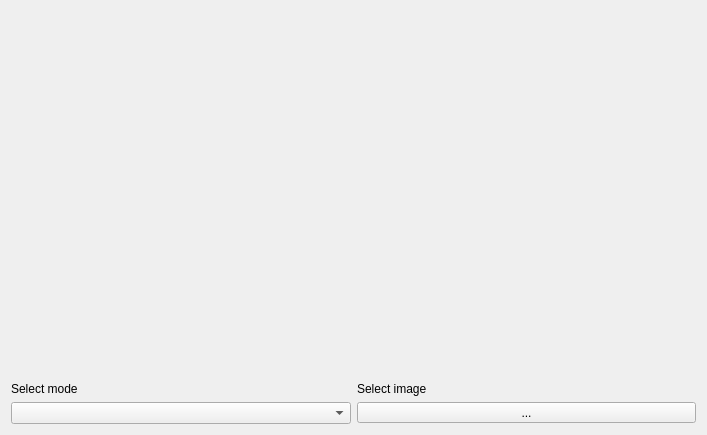
<?xml version="1.0" encoding="UTF-8"?>
<ui version="4.0">
 <class>PreviewWidgetTester</class>
 <widget class="QWidget" name="PreviewWidgetTester">
  <property name="geometry">
   <rect>
    <x>0</x>
    <y>0</y>
    <width>707</width>
    <height>435</height>
   </rect>
  </property>
  <property name="windowTitle">
   <string>Form</string>
  </property>
  <layout class="QGridLayout" name="gridLayout">
   <item row="0" column="0" colspan="2">
    <widget class="PreviewWidget" name="previewWidget" native="true">
     <property name="sizePolicy">
      <sizepolicy hsizetype="Preferred" vsizetype="Preferred">
       <horstretch>1</horstretch>
       <verstretch>0</verstretch>
      </sizepolicy>
     </property>
    </widget>
   </item>
   <item row="2" column="0">
    <widget class="QComboBox" name="comboBox">
     <property name="sizePolicy">
      <sizepolicy hsizetype="Expanding" vsizetype="Fixed">
       <horstretch>0</horstretch>
       <verstretch>0</verstretch>
      </sizepolicy>
     </property>
    </widget>
   </item>
   <item row="2" column="1">
    <widget class="QToolButton" name="toolButton">
     <property name="sizePolicy">
      <sizepolicy hsizetype="Expanding" vsizetype="Fixed">
       <horstretch>0</horstretch>
       <verstretch>0</verstretch>
      </sizepolicy>
     </property>
     <property name="text">
      <string>...</string>
     </property>
    </widget>
   </item>
   <item row="1" column="0">
    <widget class="QLabel" name="label">
     <property name="sizePolicy">
      <sizepolicy hsizetype="Preferred" vsizetype="Fixed">
       <horstretch>0</horstretch>
       <verstretch>0</verstretch>
      </sizepolicy>
     </property>
     <property name="text">
      <string>Select mode</string>
     </property>
    </widget>
   </item>
   <item row="1" column="1">
    <widget class="QLabel" name="label_2">
     <property name="sizePolicy">
      <sizepolicy hsizetype="Preferred" vsizetype="Fixed">
       <horstretch>0</horstretch>
       <verstretch>0</verstretch>
      </sizepolicy>
     </property>
     <property name="text">
      <string>Select image</string>
     </property>
    </widget>
   </item>
  </layout>
 </widget>
 <customwidgets>
  <customwidget>
   <class>PreviewWidget</class>
   <extends>QWidget</extends>
   <header>previewwidget.h</header>
   <container>1</container>
  </customwidget>
 </customwidgets>
 <resources/>
 <connections/>
</ui>
